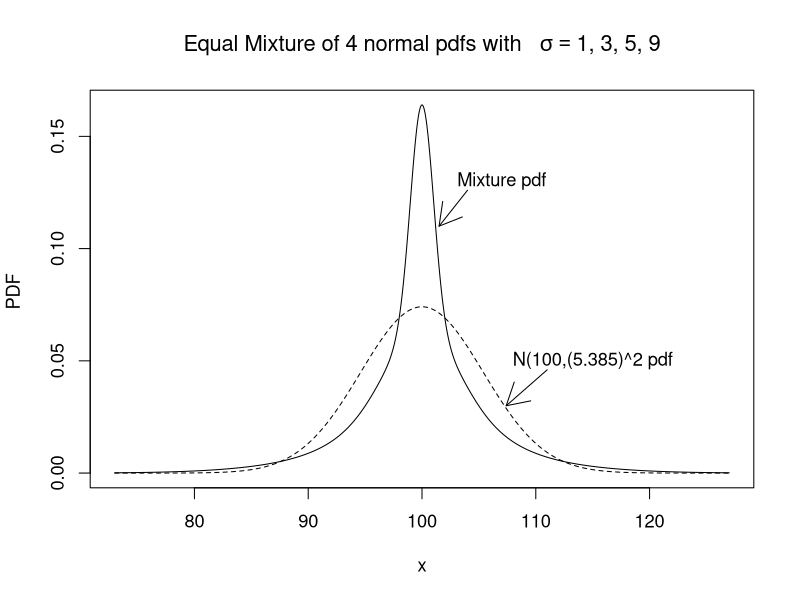
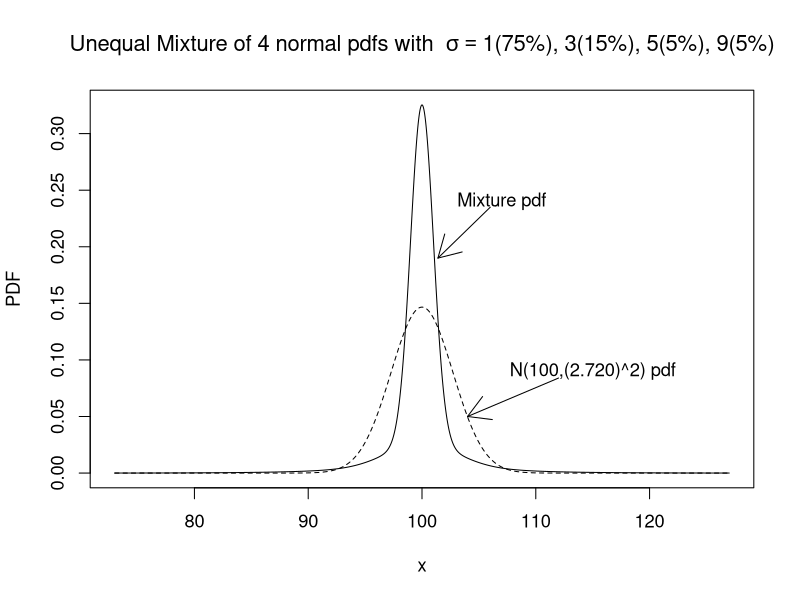
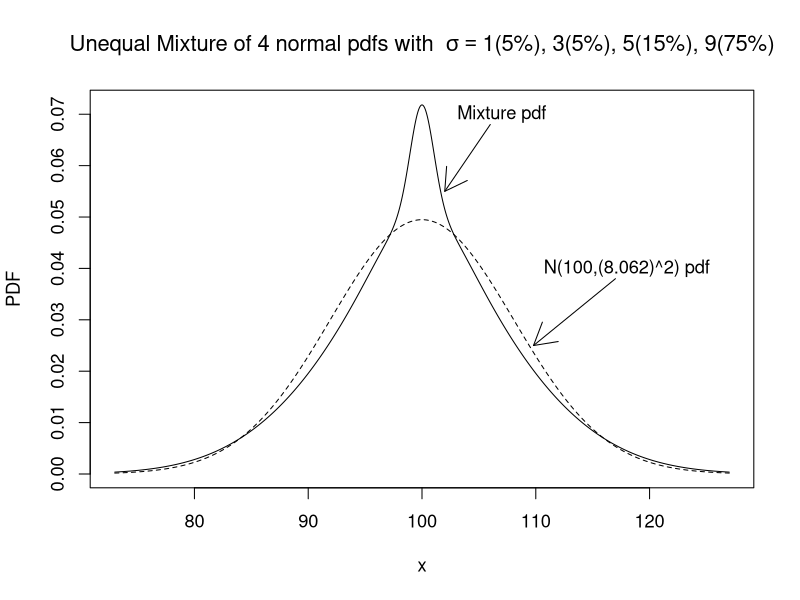
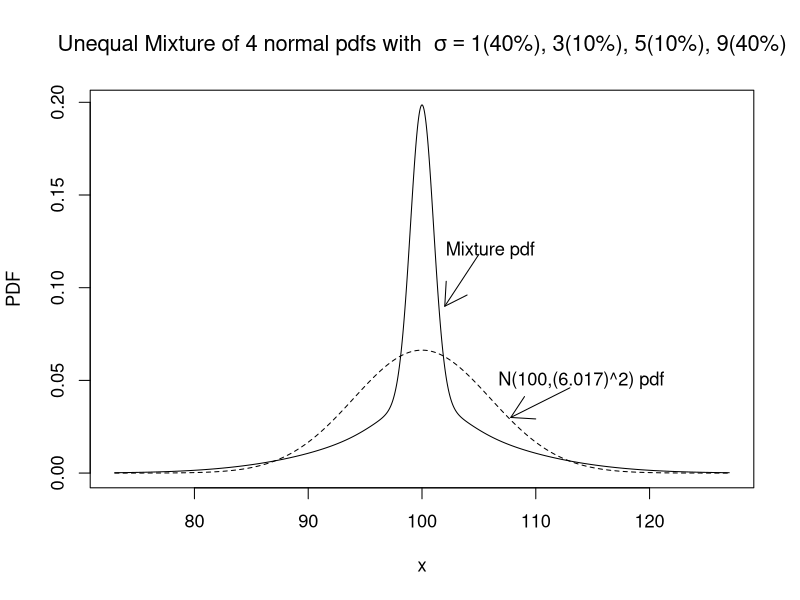

Reproduce these figures in R, in order.
#generate mixtures of normal distributions having same mean
#but different standard deviations.
par(cex=1.1)
#postscript("u:/meth1/psfiles/normmix_equalu1.ps")

x <- seq(73,127,len=5000)
y1n <- dnorm(x,100,5.385164807)
y2n <- dnorm(x,100,2.720294102)
y3n <- dnorm(x,100,8.062257748)
y4n <- dnorm(x,100,6.016643583)
y1 <- dnorm(x,100,1)
y2 <- dnorm(x,100,3)
y3 <- dnorm(x,100,5)
y4 <- dnorm(x,100,9)
PDF1 <- .25*y1+.25*y2+.25*y3+.25*y4
PDF1 <- cbind(PDF1,y1n)
matplot(x,PDF1,type="l",col="black",xlab="x",ylab="PDF ",
main = expression(paste("Equal Mixture of 4 normal pdfs with   ",
 sigma == "1, 3, 5, 9")))
text(107,0.13,"Mixture pdf")
text(115,0.05,"N(100,(5.385)^2 pdf")
arrows(104,.126,101.5,.11)
arrows(111,.046,107.4,.03)

#postscript("u:/meth1/psfiles/normmix_equalu2.ps")

par(cex=1.1)
PDF2 <- .75*y1+.15*y2+.05*y3+.05*y4
PDF2 <- cbind(PDF2,y2n)
matplot(x,PDF2,type="l",col="black",xlab="x",ylab="PDF",
main=expression(paste("Unequal Mixture of 4 normal pdfs with  ",
 sigma == "1(75%), 3(15%), 5(5%), 9(5%)" )))
text(107,0.24,"Mixture pdf")
text(115,0.09,"N(100,(2.720)^2) pdf")
arrows(106,.235,101.4,.19)
arrows(112,.084,104,.05)



#postscript("u:/meth1/psfiles/normmix_equalu3.ps")

par(cex=1.1)

PDF3 <- .05*y1+.05*y2+.15*y3+.75*y4
PDF3 <- cbind(PDF3,y3n)
matplot(x,PDF3,type="l",col="black",xlab="x",ylab="PDF",,
main=expression(paste("Unequal Mixture of 4 normal pdfs with  ",  
sigma == "1(5%), 3(5%), 5(15%), 9(75%)")))
text(107,0.07,"Mixture pdf")
text(118,0.04,"N(100,(8.062)^2) pdf")
arrows(106,.068,102,.055)
arrows(117,.038,109.8,.025)


#postscript("u:/meth1/psfiles/normmix_equalu4.ps")

par(cex=1.1)

PDF4 <- .40*y1+.1*y2+.1*y3+.4*y4
PDF4 <- cbind(PDF4,y4n)
matplot(x,PDF4,type="l",col="black",xlab="x",ylab="PDF",
main=expression(paste("Unequal Mixture of 4 normal pdfs with  ",
sigma == "1(40%), 3(10%), 5(10%), 9(40%)")))
text(106,0.12,"Mixture pdf")
text(114,0.05,"N(100,(6.017)^2) pdf")
arrows(105,.118,102,.09)
arrows(113,.046,107.8,.03)
 

#graphics.off()
